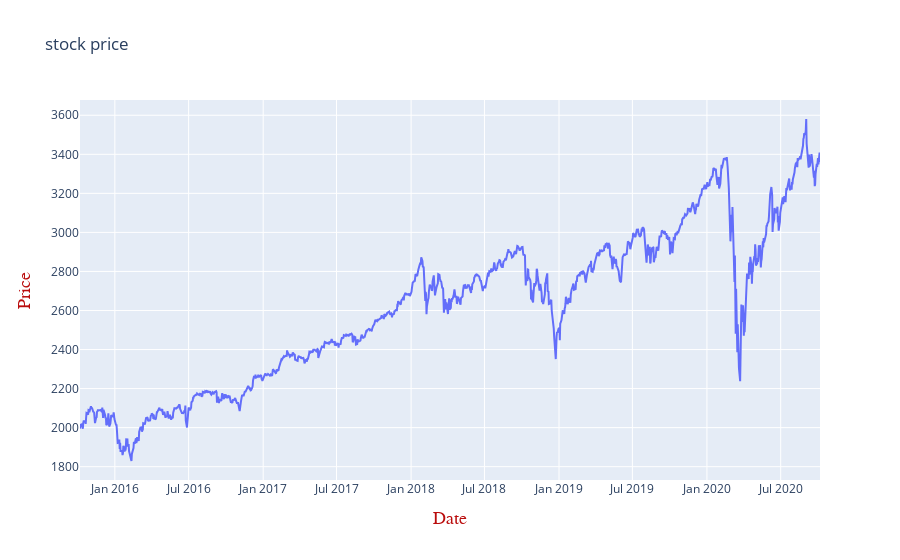

This figure's notebook cell:
### Code cell
# plotting
iplot(plot)

### Figure 1 — Plotly figure (JSON) as saved in the notebook; plotly's stock layout.template omitted (floating-point values rounded to 4 significant figures; data arrays with more than 128 entries replaced by an {"elided": "..."} marker saying what was removed)
{"data": [{"type": "scatter", "x": {"elided": "1259 str values"}, "y": {"elided": "1259 float values"}}], "layout": {"title": {"text": "stock price"}, "xaxis": {"title": {"font": {"color": "#ba0d0d", "family": "Courier New, monospace", "size": 18}, "text": "Date"}}, "yaxis": {"title": {"font": {"color": "#ba0d0d", "family": "Courier New, monospace", "size": 18}, "text": "Price"}}}}
